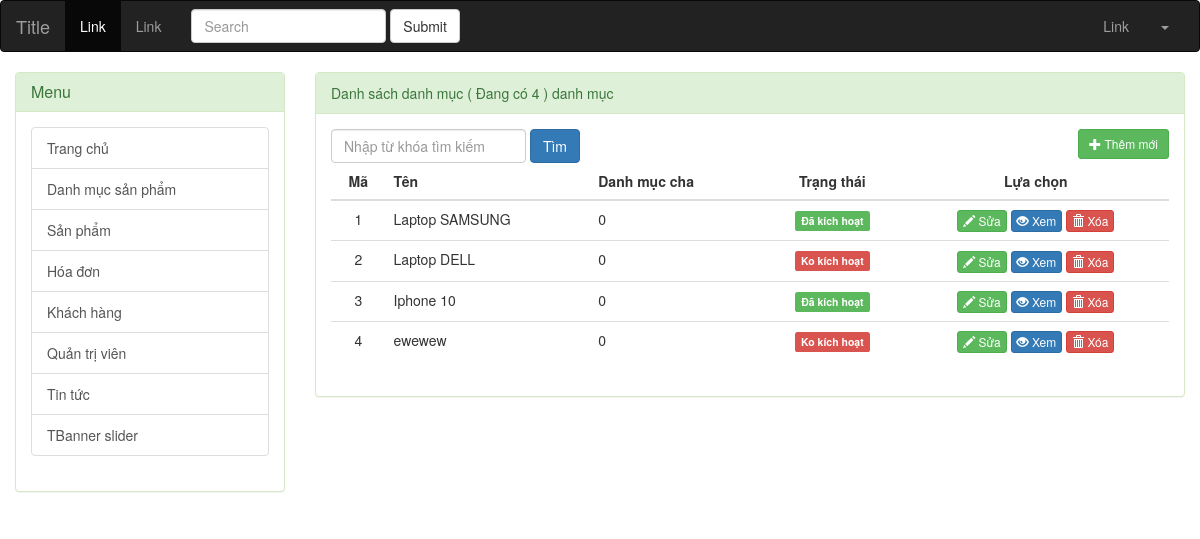
The page /admin/index.php?controller=danh-muc on the database as committed earlier.
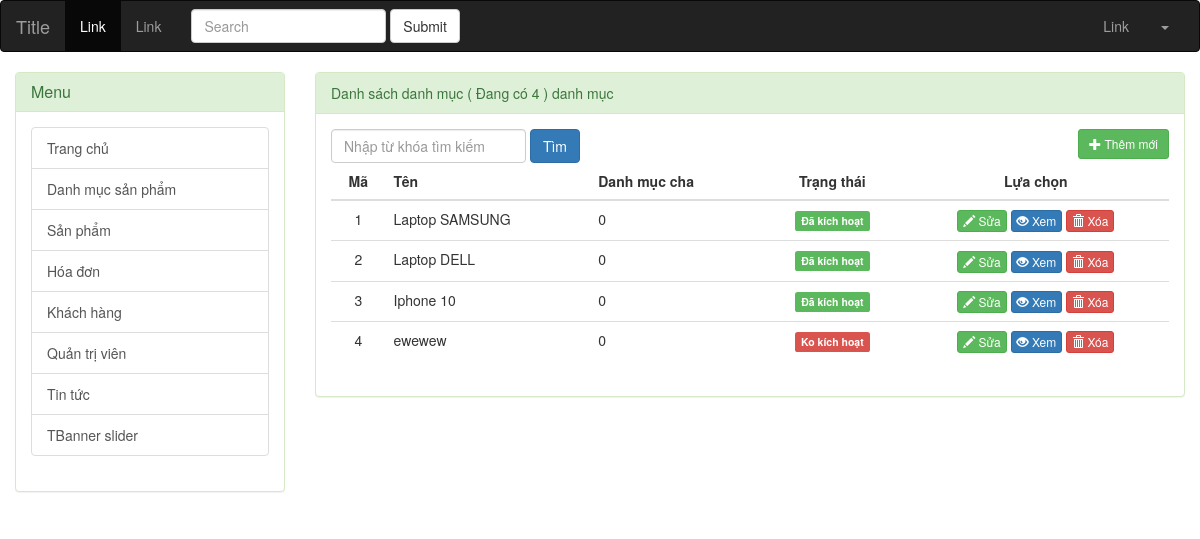
The same page on the database as committed later.
### tables this page shows
CREATE TABLE `danh_muc` (
  `Ma_dm` int(11) NOT NULL,
  `Ten_dm` varchar(100) NOT NULL,
  `Ma_dm_cha` int(11) DEFAULT '0',
  `Trang_thai` smallint(1) DEFAULT '1'
);

### admin/modules/danh-muc/danh-sach.php (the view)
<?php
$ketqua = mysqli_query($conn,"SELECT * FROM danh_muc");
$tong_so = mysqli_num_rows($ketqua);
?>
<div class="danh-sach">
	<div class="panel panel-success">
		<div class="panel-heading">Danh sách danh mục ( Đang có <?php echo $tong_so; ?> ) danh mục</div>
		<div class="panel-body">
			<form action="" method="POST" class="form-inline" role="form">
				<div class="form-group">
					<input type="email" class="form-control" id="" placeholder="Nhập từ khóa tìm kiếm">
				</div>
				<button type="submit" class="btn btn-primary">Tìm</button>
				<a href="index.php?controller=danh-muc&view=them-moi" class="btn btn-sm btn-success pull-right">
					<span class="glyphicon glyphicon-plus"></span> Thêm mới
				</a>
			</form>
			<table class="table">
				<thead>
					<tr>
						<th style="text-align:center">Mã</th>
						<th>Tên</th>
						<th>Danh mục cha</th>
						<th style="text-align:center">Trạng thái</th>
						<th style="text-align:center">Lựa chọn</th>
					</tr>
				</thead>
				<tbody>
				<?php while ($dong = mysqli_fetch_assoc($ketqua)) { ?>
					<tr>
						<td style="text-align:center">
							<?php echo $dong['Ma_dm']; ?>
						</td>
						<td><?php echo $dong['Ten_dm']; ?></td>
						<td><?php echo $dong['Ma_dm_cha']; ?></td>
						<td style="text-align:center">
							<?php if ($dong['Trang_thai'] == 1) { ?>
								<label class="label label-success">Đã kích hoạt</label>
							<?php }else{ ?>
								<label class="label label-danger">Ko kích hoạt</label>
						<?php } ?>
						</td>
						<td style="text-align:center">
							<a href="#" class="btn btn-xs btn-success">
								<span class="glyphicon glyphicon-pencil"></span> Sửa
							</a>
							<a href="#" class="btn btn-xs btn-primary">
								<span class="glyphicon glyphicon-eye-open"></span> Xem
							</a>
							<a href="#" class="btn btn-xs btn-danger">
								<span class="glyphicon glyphicon-trash"></span> Xóa
							</a>
						</td>
					</tr>
				<?php } ?>
				</tbody>
			</table>
		</div>
	</div>
</div>

Rows that differ between the two databases and show on the page:
changed danh_muc "Laptop DELL": Trang_thai "Ko kích hoạt" → "Đã kích hoạt"
